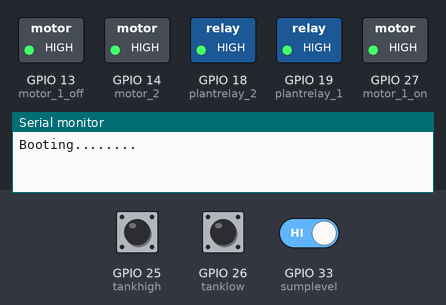
Bench run of a sketch on a simulated ESP32. On the bench: switched loads named in the sketch (green lamp = pin HIGH), the last lines printed to the serial monitor. Inputs (shaded band) come from the test bench; at power-on: GPIO 26 (tanklow) HIGH, GPIO 33 (sumplevel) HIGH, GPIO 25 (tankhigh) HIGH. The local clock reads 2024-03-15 10:24:30 at power-on unless the sketch sets it.

Above: at 2.2 s.
2.3 s: GPIO 26 (tanklow) pulled LOW for 3.2 s
At 4.3 s:
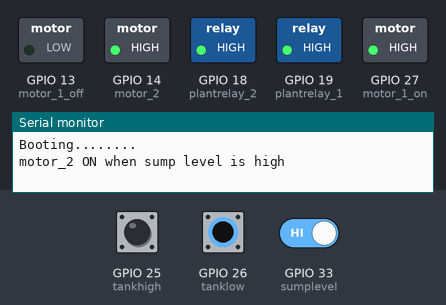
9.5 s: GPIO 26 (tanklow) driven LOW and GPIO 33 (sumplevel) driven LOW
At 14.3 s:
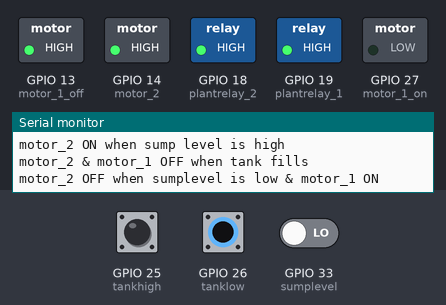
17.5 s: GPIO 26 (tanklow) driven HIGH
20.5 s: GPIO 26 (tanklow) driven LOW
At 24.5 s:
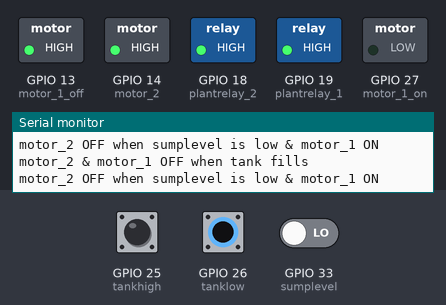
Timing chart, 0 to 25.5 s (numbered marks = the images above; inputs shaded):
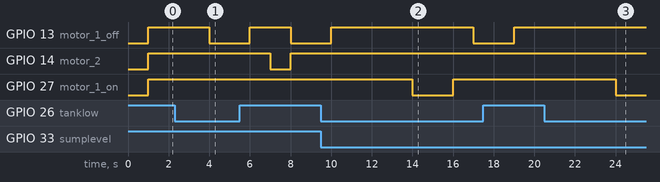

The sketch:

motor_5.0_essential_version.ino
```cpp
/*
 * Features set
 * MOTOR .................
 * 1 controll all the motors
 * 2 Dry run protection
 * 3 Recurring motor ON OFF
 * 4 Low voltage protection
 *
 * IRRIGATION ............
 * 1 turn on drip irrigation system at specified time.
 * 2 controll the irrigation based on Soil Moisture.
 */
// include statements ........................................................
#include <Arduino.h>
#include "lib.h"
#include <RTClib.h>
#include <esp_task_wdt.h>
#include "EmonLib.h"

// pin definitions ...........................................................
#define WDT_TIMEOUT 10 // watchdog timer seconds.
#define relayoff HIGH
#define relayon LOW
#define dryrun 32
#define sumplevel 33
#define tankhigh 25       // green white color cable
#define tanklow 26        // orange color cable and green common ground
#define motor_1_on 27     // submersible motor on trigger
#define motor_1_off 13    // submersible motor off trigger
#define motor_2 14        // small motor
#define voltage_sensor 35 // Input Only
// #define current_sensor 39 // Input Only
#define debug_led 2       // for debugging purpose
#define plantrelay_1 19
#define plantrelay_2 18
#define soilsensor 36 // Input Only  working only on 36 and 39 pin
// #define DHT11_PIN 34  // Input Only
#define voltage_threshold 190
#define soil_threshold 50

// Features .....................
#define Dryrun_Enable 0          // 1 = DryRun Protection ON || 0 = DryRun Protection OFF
#define voltage_sensing_enable 0 // 1 = Enable low voltage detection || 0 = Disable low voltage detection
#define Recurring_on 0           // 1 = Recurring motor ON || 0 = Recurring motor OFF
#define irrigation_enable 1      // 1 = Plant irrigation On || 0 = Plant irrigation OFF
#define moisture_sensor_enable 0 // 1 = Enable soil moisture sensor || 0 = Disable soil moisture sensor


#if Dryrun_Enable
unsigned long start_time;
#endif
#if voltage_sensing_enable
EnergyMonitor emon1;
#endif

bool var_motor_1 = false;
bool var_motor_2 = false;
bool plant_irrigation = false;
bool isdelay = false;

unsigned long currenttime = 0; //used to turn off the motor after specified time
unsigned long lock_ontime = 0; // lock the motor until Resting period

RTC_DS3231 rtc;

void setup()
{

  Serial.begin(115200);
  delay(1000);
  Serial.println("\nBooting........\n");

  pinMode(sumplevel, INPUT_PULLUP);
  #if Dryrun_Enable
  pinMode(dryrun, INPUT_PULLUP);
  #endif
  #if voltage_sensing_enable
  emon1.voltage(voltage_sensor, 130, 1.7);
  int8_t count = 5;
  while(count > 0 )          // repeat until count is no longer greater than zero
  {
    emon1.calcVI(20,2000);              // Calculate all. No.of half wavelengths (crossings), time-out
    float supplyVoltage = emon1.Vrms;
    count = count -1;                   // decrement count
    delay(1000);
  }
  #else
  float supplyVoltage = 230;
  #endif
  pinMode(tankhigh, INPUT_PULLUP);
  pinMode(tanklow, INPUT_PULLUP);
  pinMode(motor_1_off, OUTPUT);
  pinMode(motor_1_on, OUTPUT);
  pinMode(motor_2, OUTPUT);
  pinMode(plantrelay_1, OUTPUT);
  pinMode(plantrelay_2, OUTPUT);

  digitalWrite(motor_2, relayoff);
  digitalWrite(motor_1_on, relayoff);
  digitalWrite(motor_1_off, relayoff);
  digitalWrite(plantrelay_1, relayoff);
  digitalWrite(plantrelay_2, relayoff);

  if (!rtc.begin())
  {
    Serial.println("RTC is NOT running!");
  }
  // rtc.adjust(DateTime(F(__DATE__), F(__TIME__))); //Used to update RTC module time.

  esp_task_wdt_init(WDT_TIMEOUT, true); // enable panic so ESP32 restarts
  esp_task_wdt_add(NULL);
}

void loop()
{
  // Reset the the timer or the controller will get reset
  esp_task_wdt_reset();
  DateTime now = rtc.now();

  // Print Time
  // Serial.print(now.hour());Serial.print(":");Serial.println(now.minute());

  #if voltage_sensing_enable
    emon1.calcVI(20,2000);                // Calculate all. No.of half wavelengths (crossings), time-out
    float supplyVoltage = emon1.Vrms;     //extract Vrms into Variable
    Serial.println(emon1.Vrms);
  #else
    float supplyVoltage = 230;
  #endif

  // motor_2 ON when sump level is high
  if ((digitalRead(tanklow) == LOW) && (digitalRead(sumplevel) == HIGH) && (var_motor_2 == false) && (supplyVoltage > voltage_threshold) && (!isdelay))
  {
    delay(1000);
    if ((digitalRead(tanklow) == LOW) && (digitalRead(sumplevel) == HIGH) && (var_motor_2 == false) && (supplyVoltage > voltage_threshold) && (!isdelay))
    {
      Serial.println("motor_2 ON when sump level is high");
      motor_1_offstate();
      delay(1000);
      digitalWrite(motor_2, relayon);
      #if Dryrun_Enable
        start_time = millis();
      #endif
      var_motor_2 = true;
      var_motor_1 = false;
    }
  }

  // motor_2 OFF when sumplevel is low & motor_1 ON
  if ((digitalRead(sumplevel) == LOW) && (digitalRead(tanklow) == LOW) && (var_motor_1 == false) && (supplyVoltage > voltage_threshold) && (!isdelay))
  {
    delay(1000);
    if ((digitalRead(sumplevel) == LOW) && (digitalRead(tanklow) == LOW) && (var_motor_1 == false) && (supplyVoltage > voltage_threshold) && (!isdelay))
    {
      Serial.println("motor_2 OFF when sumplevel is low & motor_1 ON");
      digitalWrite(motor_2, relayoff);
      delay(2000);
      motor_1_onstate();
      #if Dryrun_Enable
        start_time = millis();
      #endif
      var_motor_2 = false;
      var_motor_1 = true;
    }
  }

  // Dry Run Protection
  #if Dryrun_Enable
    currenttime = now.unixtime();
    if ((millis() < start_time + 5000) && (var_motor_1 || var_motor_2))
    {
      if (digitalRead(dryrun) == LOW)
      {
        Serial.println("Dry Run Protection triggered");
        digitalWrite(motor_2, relayoff);
        motor_1_offstate();
        var_motor_1 = false;
        var_motor_2 = false;
        isdelay = true;
        lock_ontime = now.unixtime();
      }
    }
    if ((isdelay) && (currenttime - lock_ontime >= 300))
    {
      isdelay = false;
      Serial.println("isdelay made to false");
    }
  #endif

  // motor_2 & motor_1 OFF when tank fills
  if ((digitalRead(tankhigh) == HIGH) && ((var_motor_2 == true) || (var_motor_1 == true)))
  {
    delay(1000);
    if ((digitalRead(tankhigh) == HIGH) && ((var_motor_2 == true) || (var_motor_1 == true)))
    {
      Serial.println("motor_2 & motor_1 OFF when tank fills");
      digitalWrite(motor_2, relayoff);
      motor_1_offstate();
      var_motor_1 = false;
      var_motor_2 = false;
    }
  }

  // motor_2 off when sum level is low
  if ((digitalRead(sumplevel) == LOW) && (var_motor_2 == true))
  {
    Serial.println("motor_2 OFF when sumplevel is low");
    digitalWrite(motor_2, relayoff);
    var_motor_2 = false;
  }

  // motor_1 and motor_2 ON and OFF by RTC for 7 secs
  #if Recurring_on
    if ((var_motor_1 == false) && (var_motor_2 == false))
    {
      if ( ((now.hour() == 04 && now.minute() == 00 && now.second() > 50) || (now.hour() == 21 && now.minute() == 20 && now.second() > 50)) && (supplyVoltage > voltage_threshold) )// 4am and 5pm time should be changed based on the power fluctuation
      {
        esp_task_wdt_reset();
        motor_1_onstate();
        Serial.println("motor_1 ON by RTC");
        delay(7000); // run the motor for 7 secs
        esp_task_wdt_reset();
        motor_1_offstate();
        Serial.println("motor_1 OFF by RTC");
        esp_task_wdt_reset();
        delay(8000); // wait for 8 sec
        if (digitalRead(sumplevel) == HIGH)
        {
          delay(1000);
          if (digitalRead(sumplevel) == HIGH)
          {
            esp_task_wdt_reset();
            digitalWrite(motor_2, relayon);
            Serial.println("motor_2 ON by RTC");
            delay(7000); // run the motor for 7 secs
            digitalWrite(motor_2, relayoff);
            Serial.println("motor_2 OFF by RTC");
          }
        }
      }
    }
  #endif

  #if irrigation_enable
    // Turn on the plant irrigation_2 upto 6 clock at morning from 6 clock in evening.
    // Serial.println(now.hour());
    if (((now.hour() >= 18) || (now.hour() <= 7)) && (!plant_irrigation) && (soil_moisture_low())) // time should be changed without interupting the recurring motor timer
    {
      Serial.println("Plant Irrigation Turned On");
      digitalWrite(plantrelay_1, relayon); // turn on irrigation.
      plant_irrigation = true;
    }
    else if ((plant_irrigation) && (!((now.hour() >= 18) || (now.hour() <= 7))))
    {
      Serial.println("Plant Irrigation Turned Off");
      digitalWrite(plantrelay_1, relayoff); // turn off irrigation.
      plant_irrigation = false;
    }
    else if (!soil_moisture_low()) // used to turn off the irrigation, after it is turned on. when it is Raining.
    {
      Serial.println("Plant Irrigation Turned Off Due to Wet Soil");
      digitalWrite(plantrelay_1, relayoff); // turn off irrigation.
      plant_irrigation = false;
    }
  #endif
  delay(1000);
}

bool soil_moisture_low() // Function to check soil moisture
{
  #if moisture_sensor_enable
  if (analogRead(soilsensor) > soil_threshold) // change the soil reading based on the environment
    return true;                                // return true if soil moisture is low
  else
    return false;
  #else
    return true;
  #endif
}


// Todo : complete soil moisture mesurement


// Testing.
// * Motor on and off with sump and tank level --- OK
// * Low Voltage Protection --- OK
// * Recurring Motor on and off --- OK
// * Plant irrigation --- OK
// * Plant irrigation with moisture sensor --- yet to check
// * Dryrun protection --- yet to check
```

lib.cpp
```cpp
#include "lib.h"

#define motor_1_on 27
#define motor_1_off 13
#define relayoff HIGH
#define relayon LOW

void motor_1_onstate()
{
    digitalWrite(motor_1_on, relayon);
    delay(2000);
    digitalWrite(motor_1_on, relayoff);
}

void motor_1_offstate()
{
    digitalWrite(motor_1_off, relayon);
    delay(2000);
    digitalWrite(motor_1_off, relayoff);
}
```

lib.h
```cpp
#ifndef LIB_H
#define LIB_H

#include <Arduino.h>

void motor_1_onstate();
void motor_1_offstate();

#endif
```

Measured:
- after the input at 2.3 s, GPIO 13 (motor_1_off): HIGH → LOW after 1.7 s, → HIGH 2.0 s later, → LOW 2.0 s later; GPIO 14 (motor_2): HIGH → LOW after 4.7 s, → HIGH 1.0 s later
- after the input at 9.5 s, GPIO 27 (motor_1_on): HIGH → LOW after 4.5 s, → HIGH 2.0 s later
- after the input at 20.5 s, GPIO 27 (motor_1_on): HIGH → LOW after 3.5 s
